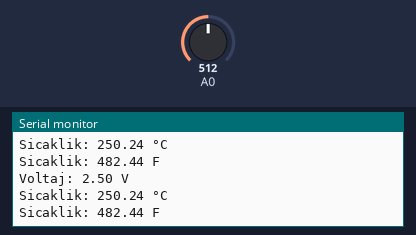
A sketch run on a simulated Arduino Uno, built with avr-gcc and run on an emulated ATmega328P. On the bench: the last lines printed to the serial monitor. The test bench sets the inputs (shaded band); at power-on: A0 = 512.

Above: at 1.8 s.
1.9 s: A0 set to 716
At 2.7 s:
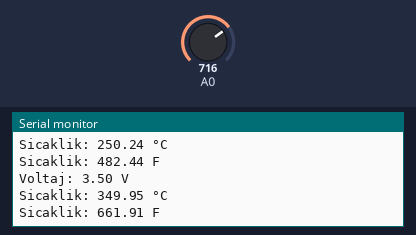
3.4 s: A0 set to 900
At 4.8 s:
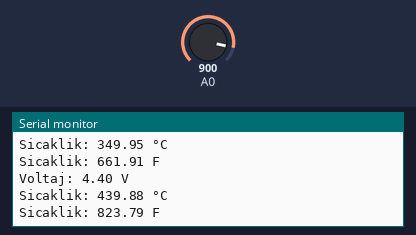
Timing chart, 0 to 6.4 s (numbered marks = the images above; inputs shaded):
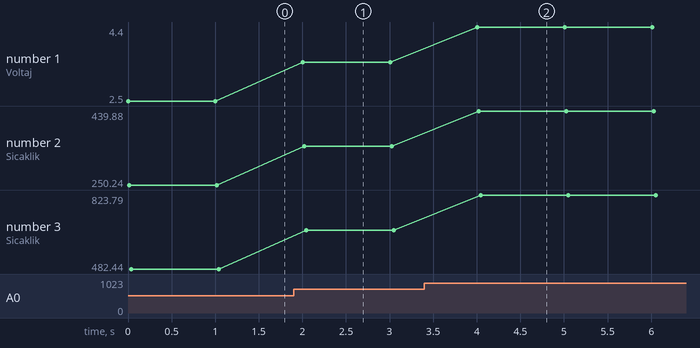

The sketch:

LM35.ino
```cpp
int analog_deger=0;
float voltaj,santigrat,fahrenhayt;

void setup() {
  Serial.begin(9600);
}

void loop() {
  analog_deger = analogRead(A0);
  voltaj = analog_deger * (5.0 / 1023.0);
  santigrat = voltaj / 0.01;
  fahrenhayt = (santigrat * 9.0/5.0)+ 32.0
;
  Serial.print("Voltaj: ");
  Serial.print(voltaj);
  Serial.println(" V");
  Serial.print("Sicaklik: ");
  Serial.print(santigrat);
  Serial.print(" \xC2\xB0");
  Serial.println("C");
  Serial.print("Sicaklik: ");
  Serial.print(fahrenhayt);
  Serial.println(" F");
  Serial.println();
  delay(1000);
}
```

Measured:
- after the input at 1.9 s, the serial monitor: prints a new line after 0.10 s (image 1)
- after the input at 3.4 s, the serial monitor: prints a new line after 0.61 s (image 2)
- plotted number 1: 2.5 → 3.5 after the input at 1.9 s, 3.5 → 4.4 after the input at 3.4 s
- plotted number 2: 250.24 → 349.95 after the input at 1.9 s, 349.95 → 439.88 after the input at 3.4 s
- plotted number 3: 482.44 → 661.91 after the input at 1.9 s, 661.91 → 823.79 after the input at 3.4 s
